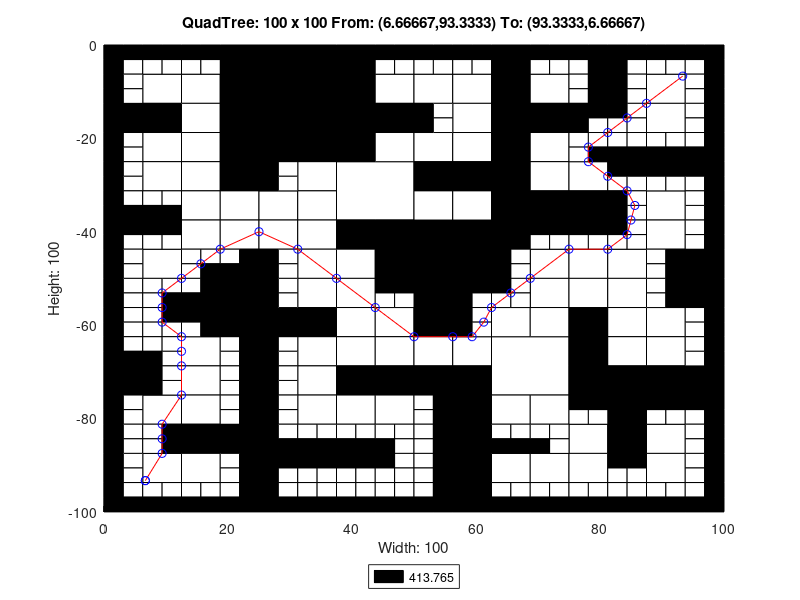

The MATLAB script that drew this image:
axis([0 100 -100 0]);
title('QuadTree: 100 x 100 From: (6.66667,93.3333) To: (93.3333,6.66667)');
xlabel('Width: 100');
ylabel('Height: 100');
rectangle('Position',[25 -12.5 12.5 12.5], 'FaceColor',[0 0 0]);
rectangle('Position',[25 -25 12.5 12.5], 'FaceColor',[0 0 0]);
rectangle('Position',[37.5 -37.5 12.5 12.5], 'FaceColor',[1 1 1]);
rectangle('Position',[50 -50 12.5 12.5], 'FaceColor',[0 0 0]);
rectangle('Position',[62.5 -75 12.5 12.5], 'FaceColor',[1 1 1]);
rectangle('Position',[6.25 -12.5 6.25 6.25], 'FaceColor',[1 1 1]);
rectangle('Position',[18.75 -6.25 6.25 6.25], 'FaceColor',[0 0 0]);
rectangle('Position',[12.5 -12.5 6.25 6.25], 'FaceColor',[1 1 1]);
rectangle('Position',[18.75 -12.5 6.25 6.25], 'FaceColor',[0 0 0]);
rectangle('Position',[0 -18.75 6.25 6.25], 'FaceColor',[0 0 0]);
rectangle('Position',[6.25 -18.75 6.25 6.25], 'FaceColor',[0 0 0]);
rectangle('Position',[6.25 -25 6.25 6.25], 'FaceColor',[1 1 1]);
rectangle('Position',[12.5 -18.75 6.25 6.25], 'FaceColor',[1 1 1]);
rectangle('Position',[18.75 -18.75 6.25 6.25], 'FaceColor',[0 0 0]);
rectangle('Position',[12.5 -25 6.25 6.25], 'FaceColor',[1 1 1]);
rectangle('Position',[18.75 -25 6.25 6.25], 'FaceColor',[0 0 0]);
rectangle('Position',[37.5 -6.25 6.25 6.25], 'FaceColor',[0 0 0]);
rectangle('Position',[37.5 -12.5 6.25 6.25], 'FaceColor',[0 0 0]);
rectangle('Position',[43.75 -12.5 6.25 6.25], 'FaceColor',[1 1 1]);
rectangle('Position',[37.5 -18.75 6.25 6.25], 'FaceColor',[0 0 0]);
rectangle('Position',[43.75 -18.75 6.25 6.25], 'FaceColor',[0 0 0]);
rectangle('Position',[37.5 -25 6.25 6.25], 'FaceColor',[0 0 0]);
rectangle('Position',[43.75 -25 6.25 6.25], 'FaceColor',[1 1 1]);
rectangle('Position',[6.25 -31.25 6.25 6.25], 'FaceColor',[1 1 1]);
rectangle('Position',[12.5 -31.25 6.25 6.25], 'FaceColor',[1 1 1]);
rectangle('Position',[18.75 -31.25 6.25 6.25], 'FaceColor',[0 0 0]);
rectangle('Position',[12.5 -37.5 6.25 6.25], 'FaceColor',[1 1 1]);
rectangle('Position',[18.75 -37.5 6.25 6.25], 'FaceColor',[1 1 1]);
rectangle('Position',[6.25 -50 6.25 6.25], 'FaceColor',[1 1 1]);
rectangle('Position',[12.5 -43.75 6.25 6.25], 'FaceColor',[1 1 1]);
rectangle('Position',[18.75 -43.75 6.25 6.25], 'FaceColor',[1 1 1]);
rectangle('Position',[31.25 -31.25 6.25 6.25], 'FaceColor',[1 1 1]);
rectangle('Position',[25 -37.5 6.25 6.25], 'FaceColor',[1 1 1]);
rectangle('Position',[31.25 -37.5 6.25 6.25], 'FaceColor',[1 1 1]);
rectangle('Position',[25 -43.75 6.25 6.25], 'FaceColor',[1 1 1]);
rectangle('Position',[31.25 -43.75 6.25 6.25], 'FaceColor',[1 1 1]);
rectangle('Position',[31.25 -50 6.25 6.25], 'FaceColor',[1 1 1]);
rectangle('Position',[37.5 -43.75 6.25 6.25], 'FaceColor',[0 0 0]);
rectangle('Position',[43.75 -43.75 6.25 6.25], 'FaceColor',[0 0 0]);
rectangle('Position',[37.5 -50 6.25 6.25], 'FaceColor',[1 1 1]);
rectangle('Position',[43.75 -50 6.25 6.25], 'FaceColor',[0 0 0]);
rectangle('Position',[50 -12.5 6.25 6.25], 'FaceColor',[1 1 1]);
rectangle('Position',[56.25 -12.5 6.25 6.25], 'FaceColor',[1 1 1]);
rectangle('Position',[62.5 -6.25 6.25 6.25], 'FaceColor',[0 0 0]);
rectangle('Position',[62.5 -12.5 6.25 6.25], 'FaceColor',[0 0 0]);
rectangle('Position',[68.75 -12.5 6.25 6.25], 'FaceColor',[1 1 1]);
rectangle('Position',[56.25 -18.75 6.25 6.25], 'FaceColor',[1 1 1]);
rectangle('Position',[50 -25 6.25 6.25], 'FaceColor',[1 1 1]);
rectangle('Position',[56.25 -25 6.25 6.25], 'FaceColor',[1 1 1]);
rectangle('Position',[62.5 -18.75 6.25 6.25], 'FaceColor',[0 0 0]);
rectangle('Position',[68.75 -18.75 6.25 6.25], 'FaceColor',[0 0 0]);
rectangle('Position',[62.5 -25 6.25 6.25], 'FaceColor',[0 0 0]);
rectangle('Position',[68.75 -25 6.25 6.25], 'FaceColor',[1 1 1]);
rectangle('Position',[87.5 -12.5 6.25 6.25], 'FaceColor',[1 1 1]);
rectangle('Position',[87.5 -18.75 6.25 6.25], 'FaceColor',[1 1 1]);
rectangle('Position',[50 -31.25 6.25 6.25], 'FaceColor',[0 0 0]);
rectangle('Position',[56.25 -31.25 6.25 6.25], 'FaceColor',[0 0 0]);
rectangle('Position',[50 -37.5 6.25 6.25], 'FaceColor',[1 1 1]);
rectangle('Position',[56.25 -37.5 6.25 6.25], 'FaceColor',[1 1 1]);
rectangle('Position',[62.5 -31.25 6.25 6.25], 'FaceColor',[0 0 0]);
rectangle('Position',[68.75 -31.25 6.25 6.25], 'FaceColor',[1 1 1]);
rectangle('Position',[62.5 -37.5 6.25 6.25], 'FaceColor',[0 0 0]);
rectangle('Position',[68.75 -37.5 6.25 6.25], 'FaceColor',[0 0 0]);
rectangle('Position',[62.5 -43.75 6.25 6.25], 'FaceColor',[0 0 0]);
rectangle('Position',[68.75 -50 6.25 6.25], 'FaceColor',[1 1 1]);
rectangle('Position',[75 -31.25 6.25 6.25], 'FaceColor',[1 1 1]);
rectangle('Position',[75 -37.5 6.25 6.25], 'FaceColor',[0 0 0]);
rectangle('Position',[87.5 -37.5 6.25 6.25], 'FaceColor',[1 1 1]);
rectangle('Position',[75 -50 6.25 6.25], 'FaceColor',[1 1 1]);
rectangle('Position',[81.25 -50 6.25 6.25], 'FaceColor',[1 1 1]);
rectangle('Position',[87.5 -43.75 6.25 6.25], 'FaceColor',[1 1 1]);
rectangle('Position',[93.75 -50 6.25 6.25], 'FaceColor',[0 0 0]);
rectangle('Position',[18.75 -56.25 6.25 6.25], 'FaceColor',[0 0 0]);
rectangle('Position',[18.75 -62.5 6.25 6.25], 'FaceColor',[0 0 0]);
rectangle('Position',[0 -75 6.25 6.25], 'FaceColor',[0 0 0]);
rectangle('Position',[12.5 -68.75 6.25 6.25], 'FaceColor',[1 1 1]);
rectangle('Position',[12.5 -75 6.25 6.25], 'FaceColor',[1 1 1]);
rectangle('Position',[31.25 -56.25 6.25 6.25], 'FaceColor',[1 1 1]);
rectangle('Position',[25 -62.5 6.25 6.25], 'FaceColor',[0 0 0]);
rectangle('Position',[31.25 -62.5 6.25 6.25], 'FaceColor',[0 0 0]);
rectangle('Position',[37.5 -56.25 6.25 6.25], 'FaceColor',[1 1 1]);
rectangle('Position',[37.5 -62.5 6.25 6.25], 'FaceColor',[1 1 1]);
rectangle('Position',[43.75 -62.5 6.25 6.25], 'FaceColor',[1 1 1]);
rectangle('Position',[31.25 -68.75 6.25 6.25], 'FaceColor',[1 1 1]);
rectangle('Position',[31.25 -75 6.25 6.25], 'FaceColor',[1 1 1]);
rectangle('Position',[37.5 -68.75 6.25 6.25], 'FaceColor',[1 1 1]);
rectangle('Position',[43.75 -68.75 6.25 6.25], 'FaceColor',[1 1 1]);
rectangle('Position',[37.5 -75 6.25 6.25], 'FaceColor',[0 0 0]);
rectangle('Position',[43.75 -75 6.25 6.25], 'FaceColor',[0 0 0]);
rectangle('Position',[6.25 -81.25 6.25 6.25], 'FaceColor',[1 1 1]);
rectangle('Position',[12.5 -81.25 6.25 6.25], 'FaceColor',[1 1 1]);
rectangle('Position',[12.5 -87.5 6.25 6.25], 'FaceColor',[0 0 0]);
rectangle('Position',[18.75 -87.5 6.25 6.25], 'FaceColor',[0 0 0]);
rectangle('Position',[6.25 -93.75 6.25 6.25], 'FaceColor',[1 1 1]);
rectangle('Position',[12.5 -93.75 6.25 6.25], 'FaceColor',[1 1 1]);
rectangle('Position',[31.25 -81.25 6.25 6.25], 'FaceColor',[1 1 1]);
rectangle('Position',[37.5 -81.25 6.25 6.25], 'FaceColor',[1 1 1]);
rectangle('Position',[43.75 -81.25 6.25 6.25], 'FaceColor',[1 1 1]);
rectangle('Position',[50 -56.25 6.25 6.25], 'FaceColor',[0 0 0]);
rectangle('Position',[50 -62.5 6.25 6.25], 'FaceColor',[0 0 0]);
rectangle('Position',[68.75 -56.25 6.25 6.25], 'FaceColor',[1 1 1]);
rectangle('Position',[62.5 -62.5 6.25 6.25], 'FaceColor',[1 1 1]);
rectangle('Position',[68.75 -62.5 6.25 6.25], 'FaceColor',[1 1 1]);
rectangle('Position',[50 -68.75 6.25 6.25], 'FaceColor',[1 1 1]);
rectangle('Position',[56.25 -68.75 6.25 6.25], 'FaceColor',[1 1 1]);
rectangle('Position',[50 -75 6.25 6.25], 'FaceColor',[0 0 0]);
rectangle('Position',[56.25 -75 6.25 6.25], 'FaceColor',[0 0 0]);
rectangle('Position',[75 -56.25 6.25 6.25], 'FaceColor',[1 1 1]);
rectangle('Position',[81.25 -56.25 6.25 6.25], 'FaceColor',[1 1 1]);
rectangle('Position',[75 -62.5 6.25 6.25], 'FaceColor',[0 0 0]);
rectangle('Position',[81.25 -62.5 6.25 6.25], 'FaceColor',[1 1 1]);
rectangle('Position',[93.75 -56.25 6.25 6.25], 'FaceColor',[0 0 0]);
rectangle('Position',[87.5 -62.5 6.25 6.25], 'FaceColor',[1 1 1]);
rectangle('Position',[75 -68.75 6.25 6.25], 'FaceColor',[0 0 0]);
rectangle('Position',[81.25 -68.75 6.25 6.25], 'FaceColor',[1 1 1]);
rectangle('Position',[75 -75 6.25 6.25], 'FaceColor',[0 0 0]);
rectangle('Position',[81.25 -75 6.25 6.25], 'FaceColor',[0 0 0]);
rectangle('Position',[87.5 -68.75 6.25 6.25], 'FaceColor',[1 1 1]);
rectangle('Position',[87.5 -75 6.25 6.25], 'FaceColor',[0 0 0]);
rectangle('Position',[93.75 -75 6.25 6.25], 'FaceColor',[0 0 0]);
rectangle('Position',[56.25 -81.25 6.25 6.25], 'FaceColor',[0 0 0]);
rectangle('Position',[56.25 -87.5 6.25 6.25], 'FaceColor',[0 0 0]);
rectangle('Position',[62.5 -81.25 6.25 6.25], 'FaceColor',[1 1 1]);
rectangle('Position',[68.75 -81.25 6.25 6.25], 'FaceColor',[1 1 1]);
rectangle('Position',[56.25 -93.75 6.25 6.25], 'FaceColor',[0 0 0]);
rectangle('Position',[56.25 -100 6.25 6.25], 'FaceColor',[0 0 0]);
rectangle('Position',[62.5 -93.75 6.25 6.25], 'FaceColor',[1 1 1]);
rectangle('Position',[68.75 -93.75 6.25 6.25], 'FaceColor',[1 1 1]);
rectangle('Position',[81.25 -81.25 6.25 6.25], 'FaceColor',[0 0 0]);
rectangle('Position',[75 -87.5 6.25 6.25], 'FaceColor',[1 1 1]);
rectangle('Position',[81.25 -87.5 6.25 6.25], 'FaceColor',[0 0 0]);
rectangle('Position',[87.5 -87.5 6.25 6.25], 'FaceColor',[1 1 1]);
rectangle('Position',[75 -93.75 6.25 6.25], 'FaceColor',[1 1 1]);
rectangle('Position',[87.5 -93.75 6.25 6.25], 'FaceColor',[1 1 1]);
rectangle('Position',[0 -3.125 3.125 3.125], 'FaceColor',[0 0 0]);
rectangle('Position',[3.125 -3.125 3.125 3.125], 'FaceColor',[0 0 0]);
rectangle('Position',[0 -6.25 3.125 3.125], 'FaceColor',[0 0 0]);
rectangle('Position',[3.125 -6.25 3.125 3.125], 'FaceColor',[1 1 1]);
rectangle('Position',[6.25 -3.125 3.125 3.125], 'FaceColor',[0 0 0]);
rectangle('Position',[9.375 -3.125 3.125 3.125], 'FaceColor',[0 0 0]);
rectangle('Position',[6.25 -6.25 3.125 3.125], 'FaceColor',[1 1 1]);
rectangle('Position',[9.375 -6.25 3.125 3.125], 'FaceColor',[1 1 1]);
rectangle('Position',[0 -9.375 3.125 3.125], 'FaceColor',[0 0 0]);
rectangle('Position',[3.125 -9.375 3.125 3.125], 'FaceColor',[1 1 1]);
rectangle('Position',[0 -12.5 3.125 3.125], 'FaceColor',[0 0 0]);
rectangle('Position',[3.125 -12.5 3.125 3.125], 'FaceColor',[1 1 1]);
rectangle('Position',[12.5 -3.125 3.125 3.125], 'FaceColor',[0 0 0]);
rectangle('Position',[15.625 -3.125 3.125 3.125], 'FaceColor',[0 0 0]);
rectangle('Position',[12.5 -6.25 3.125 3.125], 'FaceColor',[1 1 1]);
rectangle('Position',[15.625 -6.25 3.125 3.125], 'FaceColor',[1 1 1]);
rectangle('Position',[0 -21.875 3.125 3.125], 'FaceColor',[0 0 0]);
rectangle('Position',[3.125 -21.875 3.125 3.125], 'FaceColor',[1 1 1]);
rectangle('Position',[0 -25 3.125 3.125], 'FaceColor',[0 0 0]);
rectangle('Position',[3.125 -25 3.125 3.125], 'FaceColor',[1 1 1]);
rectangle('Position',[43.75 -3.125 3.125 3.125], 'FaceColor',[0 0 0]);
rectangle('Position',[46.875 -3.125 3.125 3.125], 'FaceColor',[0 0 0]);
rectangle('Position',[43.75 -6.25 3.125 3.125], 'FaceColor',[1 1 1]);
rectangle('Position',[46.875 -6.25 3.125 3.125], 'FaceColor',[1 1 1]);
rectangle('Position',[0 -28.125 3.125 3.125], 'FaceColor',[0 0 0]);
rectangle('Position',[3.125 -28.125 3.125 3.125], 'FaceColor',[1 1 1]);
rectangle('Position',[0 -31.25 3.125 3.125], 'FaceColor',[0 0 0]);
rectangle('Position',[3.125 -31.25 3.125 3.125], 'FaceColor',[1 1 1]);
rectangle('Position',[0 -34.375 3.125 3.125], 'FaceColor',[0 0 0]);
rectangle('Position',[3.125 -34.375 3.125 3.125], 'FaceColor',[1 1 1]);
rectangle('Position',[0 -37.5 3.125 3.125], 'FaceColor',[0 0 0]);
rectangle('Position',[3.125 -37.5 3.125 3.125], 'FaceColor',[0 0 0]);
rectangle('Position',[6.25 -34.375 3.125 3.125], 'FaceColor',[1 1 1]);
rectangle('Position',[9.375 -34.375 3.125 3.125], 'FaceColor',[1 1 1]);
rectangle('Position',[6.25 -37.5 3.125 3.125], 'FaceColor',[0 0 0]);
rectangle('Position',[9.375 -37.5 3.125 3.125], 'FaceColor',[0 0 0]);
rectangle('Position',[0 -40.625 3.125 3.125], 'FaceColor',[0 0 0]);
rectangle('Position',[3.125 -40.625 3.125 3.125], 'FaceColor',[0 0 0]);
rectangle('Position',[0 -43.75 3.125 3.125], 'FaceColor',[0 0 0]);
rectangle('Position',[3.125 -43.75 3.125 3.125], 'FaceColor',[1 1 1]);
rectangle('Position',[6.25 -40.625 3.125 3.125], 'FaceColor',[0 0 0]);
rectangle('Position',[9.375 -40.625 3.125 3.125], 'FaceColor',[0 0 0]);
rectangle('Position',[6.25 -43.75 3.125 3.125], 'FaceColor',[1 1 1]);
rectangle('Position',[9.375 -43.75 3.125 3.125], 'FaceColor',[1 1 1]);
rectangle('Position',[0 -46.875 3.125 3.125], 'FaceColor',[0 0 0]);
rectangle('Position',[3.125 -46.875 3.125 3.125], 'FaceColor',[1 1 1]);
rectangle('Position',[0 -50 3.125 3.125], 'FaceColor',[0 0 0]);
rectangle('Position',[3.125 -50 3.125 3.125], 'FaceColor',[1 1 1]);
rectangle('Position',[12.5 -46.875 3.125 3.125], 'FaceColor',[1 1 1]);
rectangle('Position',[15.625 -46.875 3.125 3.125], 'FaceColor',[1 1 1]);
rectangle('Position',[12.5 -50 3.125 3.125], 'FaceColor',[1 1 1]);
rectangle('Position',[15.625 -50 3.125 3.125], 'FaceColor',[0 0 0]);
rectangle('Position',[18.75 -46.875 3.125 3.125], 'FaceColor',[1 1 1]);
rectangle('Position',[21.875 -46.875 3.125 3.125], 'FaceColor',[0 0 0]);
rectangle('Position',[18.75 -50 3.125 3.125], 'FaceColor',[0 0 0]);
rectangle('Position',[21.875 -50 3.125 3.125], 'FaceColor',[0 0 0]);
rectangle('Position',[25 -28.125 3.125 3.125], 'FaceColor',[0 0 0]);
rectangle('Position',[28.125 -28.125 3.125 3.125], 'FaceColor',[1 1 1]);
rectangle('Position',[25 -31.25 3.125 3.125], 'FaceColor',[0 0 0]);
rectangle('Position',[28.125 -31.25 3.125 3.125], 'FaceColor',[1 1 1]);
rectangle('Position',[25 -46.875 3.125 3.125], 'FaceColor',[0 0 0]);
rectangle('Position',[28.125 -46.875 3.125 3.125], 'FaceColor',[1 1 1]);
rectangle('Position',[25 -50 3.125 3.125], 'FaceColor',[0 0 0]);
rectangle('Position',[28.125 -50 3.125 3.125], 'FaceColor',[1 1 1]);
rectangle('Position',[50 -3.125 3.125 3.125], 'FaceColor',[0 0 0]);
rectangle('Position',[53.125 -3.125 3.125 3.125], 'FaceColor',[0 0 0]);
rectangle('Position',[50 -6.25 3.125 3.125], 'FaceColor',[1 1 1]);
rectangle('Position',[53.125 -6.25 3.125 3.125], 'FaceColor',[1 1 1]);
rectangle('Position',[56.25 -3.125 3.125 3.125], 'FaceColor',[0 0 0]);
rectangle('Position',[59.375 -3.125 3.125 3.125], 'FaceColor',[0 0 0]);
rectangle('Position',[56.25 -6.25 3.125 3.125], 'FaceColor',[1 1 1]);
rectangle('Position',[59.375 -6.25 3.125 3.125], 'FaceColor',[1 1 1]);
rectangle('Position',[68.75 -3.125 3.125 3.125], 'FaceColor',[0 0 0]);
rectangle('Position',[71.875 -3.125 3.125 3.125], 'FaceColor',[0 0 0]);
rectangle('Position',[68.75 -6.25 3.125 3.125], 'FaceColor',[1 1 1]);
rectangle('Position',[71.875 -6.25 3.125 3.125], 'FaceColor',[1 1 1]);
rectangle('Position',[50 -15.625 3.125 3.125], 'FaceColor',[0 0 0]);
rectangle('Position',[53.125 -15.625 3.125 3.125], 'FaceColor',[1 1 1]);
rectangle('Position',[50 -18.75 3.125 3.125], 'FaceColor',[0 0 0]);
rectangle('Position',[53.125 -18.75 3.125 3.125], 'FaceColor',[1 1 1]);
rectangle('Position',[75 -3.125 3.125 3.125], 'FaceColor',[0 0 0]);
rectangle('Position',[78.125 -3.125 3.125 3.125], 'FaceColor',[0 0 0]);
rectangle('Position',[75 -6.25 3.125 3.125], 'FaceColor',[1 1 1]);
rectangle('Position',[78.125 -6.25 3.125 3.125], 'FaceColor',[0 0 0]);
rectangle('Position',[81.25 -3.125 3.125 3.125], 'FaceColor',[0 0 0]);
rectangle('Position',[84.375 -3.125 3.125 3.125], 'FaceColor',[0 0 0]);
rectangle('Position',[81.25 -6.25 3.125 3.125], 'FaceColor',[0 0 0]);
rectangle('Position',[84.375 -6.25 3.125 3.125], 'FaceColor',[1 1 1]);
rectangle('Position',[75 -9.375 3.125 3.125], 'FaceColor',[1 1 1]);
rectangle('Position',[78.125 -9.375 3.125 3.125], 'FaceColor',[0 0 0]);
rectangle('Position',[75 -12.5 3.125 3.125], 'FaceColor',[1 1 1]);
rectangle('Position',[78.125 -12.5 3.125 3.125], 'FaceColor',[0 0 0]);
rectangle('Position',[81.25 -9.375 3.125 3.125], 'FaceColor',[0 0 0]);
rectangle('Position',[84.375 -9.375 3.125 3.125], 'FaceColor',[1 1 1]);
rectangle('Position',[81.25 -12.5 3.125 3.125], 'FaceColor',[0 0 0]);
rectangle('Position',[84.375 -12.5 3.125 3.125], 'FaceColor',[1 1 1]);
rectangle('Position',[87.5 -3.125 3.125 3.125], 'FaceColor',[0 0 0]);
rectangle('Position',[90.625 -3.125 3.125 3.125], 'FaceColor',[0 0 0]);
rectangle('Position',[87.5 -6.25 3.125 3.125], 'FaceColor',[1 1 1]);
rectangle('Position',[90.625 -6.25 3.125 3.125], 'FaceColor',[1 1 1]);
rectangle('Position',[93.75 -3.125 3.125 3.125], 'FaceColor',[0 0 0]);
rectangle('Position',[96.875 -3.125 3.125 3.125], 'FaceColor',[0 0 0]);
rectangle('Position',[93.75 -6.25 3.125 3.125], 'FaceColor',[1 1 1]);
rectangle('Position',[96.875 -6.25 3.125 3.125], 'FaceColor',[0 0 0]);
rectangle('Position',[93.75 -9.375 3.125 3.125], 'FaceColor',[1 1 1]);
rectangle('Position',[96.875 -9.375 3.125 3.125], 'FaceColor',[0 0 0]);
rectangle('Position',[93.75 -12.5 3.125 3.125], 'FaceColor',[1 1 1]);
rectangle('Position',[96.875 -12.5 3.125 3.125], 'FaceColor',[0 0 0]);
rectangle('Position',[75 -15.625 3.125 3.125], 'FaceColor',[0 0 0]);
rectangle('Position',[78.125 -15.625 3.125 3.125], 'FaceColor',[0 0 0]);
rectangle('Position',[75 -18.75 3.125 3.125], 'FaceColor',[0 0 0]);
rectangle('Position',[78.125 -18.75 3.125 3.125], 'FaceColor',[1 1 1]);
rectangle('Position',[81.25 -15.625 3.125 3.125], 'FaceColor',[0 0 0]);
rectangle('Position',[84.375 -15.625 3.125 3.125], 'FaceColor',[1 1 1]);
rectangle('Position',[81.25 -18.75 3.125 3.125], 'FaceColor',[1 1 1]);
rectangle('Position',[84.375 -18.75 3.125 3.125], 'FaceColor',[1 1 1]);
rectangle('Position',[75 -21.875 3.125 3.125], 'FaceColor',[1 1 1]);
rectangle('Position',[78.125 -21.875 3.125 3.125], 'FaceColor',[1 1 1]);
rectangle('Position',[75 -25 3.125 3.125], 'FaceColor',[1 1 1]);
rectangle('Position',[78.125 -25 3.125 3.125], 'FaceColor',[0 0 0]);
rectangle('Position',[81.25 -21.875 3.125 3.125], 'FaceColor',[1 1 1]);
rectangle('Position',[84.375 -21.875 3.125 3.125], 'FaceColor',[1 1 1]);
rectangle('Position',[81.25 -25 3.125 3.125], 'FaceColor',[0 0 0]);
rectangle('Position',[84.375 -25 3.125 3.125], 'FaceColor',[0 0 0]);
rectangle('Position',[93.75 -15.625 3.125 3.125], 'FaceColor',[1 1 1]);
rectangle('Position',[96.875 -15.625 3.125 3.125], 'FaceColor',[0 0 0]);
rectangle('Position',[93.75 -18.75 3.125 3.125], 'FaceColor',[1 1 1]);
rectangle('Position',[96.875 -18.75 3.125 3.125], 'FaceColor',[0 0 0]);
rectangle('Position',[87.5 -21.875 3.125 3.125], 'FaceColor',[1 1 1]);
rectangle('Position',[90.625 -21.875 3.125 3.125], 'FaceColor',[1 1 1]);
rectangle('Position',[87.5 -25 3.125 3.125], 'FaceColor',[0 0 0]);
rectangle('Position',[90.625 -25 3.125 3.125], 'FaceColor',[0 0 0]);
rectangle('Position',[93.75 -21.875 3.125 3.125], 'FaceColor',[1 1 1]);
rectangle('Position',[96.875 -21.875 3.125 3.125], 'FaceColor',[0 0 0]);
rectangle('Position',[93.75 -25 3.125 3.125], 'FaceColor',[0 0 0]);
rectangle('Position',[96.875 -25 3.125 3.125], 'FaceColor',[0 0 0]);
rectangle('Position',[68.75 -40.625 3.125 3.125], 'FaceColor',[0 0 0]);
rectangle('Position',[71.875 -40.625 3.125 3.125], 'FaceColor',[0 0 0]);
rectangle('Position',[68.75 -43.75 3.125 3.125], 'FaceColor',[1 1 1]);
rectangle('Position',[71.875 -43.75 3.125 3.125], 'FaceColor',[1 1 1]);
rectangle('Position',[62.5 -46.875 3.125 3.125], 'FaceColor',[0 0 0]);
rectangle('Position',[65.625 -46.875 3.125 3.125], 'FaceColor',[1 1 1]);
rectangle('Position',[62.5 -50 3.125 3.125], 'FaceColor',[0 0 0]);
rectangle('Position',[65.625 -50 3.125 3.125], 'FaceColor',[1 1 1]);
rectangle('Position',[81.25 -28.125 3.125 3.125], 'FaceColor',[0 0 0]);
rectangle('Position',[84.375 -28.125 3.125 3.125], 'FaceColor',[0 0 0]);
rectangle('Position',[81.25 -31.25 3.125 3.125], 'FaceColor',[1 1 1]);
rectangle('Position',[84.375 -31.25 3.125 3.125], 'FaceColor',[1 1 1]);
rectangle('Position',[81.25 -34.375 3.125 3.125], 'FaceColor',[0 0 0]);
rectangle('Position',[84.375 -34.375 3.125 3.125], 'FaceColor',[1 1 1]);
rectangle('Position',[81.25 -37.5 3.125 3.125], 'FaceColor',[0 0 0]);
rectangle('Position',[84.375 -37.5 3.125 3.125], 'FaceColor',[1 1 1]);
rectangle('Position',[87.5 -28.125 3.125 3.125], 'FaceColor',[0 0 0]);
rectangle('Position',[90.625 -28.125 3.125 3.125], 'FaceColor',[0 0 0]);
rectangle('Position',[87.5 -31.25 3.125 3.125], 'FaceColor',[1 1 1]);
rectangle('Position',[90.625 -31.25 3.125 3.125], 'FaceColor',[1 1 1]);
rectangle('Position',[93.75 -28.125 3.125 3.125], 'FaceColor',[0 0 0]);
rectangle('Position',[96.875 -28.125 3.125 3.125], 'FaceColor',[0 0 0]);
rectangle('Position',[93.75 -31.25 3.125 3.125], 'FaceColor',[1 1 1]);
rectangle('Position',[96.875 -31.25 3.125 3.125], 'FaceColor',[0 0 0]);
rectangle('Position',[93.75 -34.375 3.125 3.125], 'FaceColor',[1 1 1]);
rectangle('Position',[96.875 -34.375 3.125 3.125], 'FaceColor',[0 0 0]);
rectangle('Position',[93.75 -37.5 3.125 3.125], 'FaceColor',[1 1 1]);
rectangle('Position',[96.875 -37.5 3.125 3.125], 'FaceColor',[0 0 0]);
rectangle('Position',[75 -40.625 3.125 3.125], 'FaceColor',[0 0 0]);
rectangle('Position',[78.125 -40.625 3.125 3.125], 'FaceColor',[0 0 0]);
rectangle('Position',[75 -43.75 3.125 3.125], 'FaceColor',[1 1 1]);
rectangle('Position',[78.125 -43.75 3.125 3.125], 'FaceColor',[1 1 1]);
rectangle('Position',[81.25 -40.625 3.125 3.125], 'FaceColor',[0 0 0]);
rectangle('Position',[84.375 -40.625 3.125 3.125], 'FaceColor',[1 1 1]);
rectangle('Position',[81.25 -43.75 3.125 3.125], 'FaceColor',[1 1 1]);
rectangle('Position',[84.375 -43.75 3.125 3.125], 'FaceColor',[1 1 1]);
rectangle('Position',[93.75 -40.625 3.125 3.125], 'FaceColor',[1 1 1]);
rectangle('Position',[96.875 -40.625 3.125 3.125], 'FaceColor',[0 0 0]);
rectangle('Position',[93.75 -43.75 3.125 3.125], 'FaceColor',[1 1 1]);
rectangle('Position',[96.875 -43.75 3.125 3.125], 'FaceColor',[0 0 0]);
rectangle('Position',[87.5 -46.875 3.125 3.125], 'FaceColor',[1 1 1]);
rectangle('Position',[90.625 -46.875 3.125 3.125], 'FaceColor',[0 0 0]);
rectangle('Position',[87.5 -50 3.125 3.125], 'FaceColor',[1 1 1]);
rectangle('Position',[90.625 -50 3.125 3.125], 'FaceColor',[0 0 0]);
rectangle('Position',[0 -53.125 3.125 3.125], 'FaceColor',[0 0 0]);
rectangle('Position',[3.125 -53.125 3.125 3.125], 'FaceColor',[1 1 1]);
rectangle('Position',[0 -56.25 3.125 3.125], 'FaceColor',[0 0 0]);
rectangle('Position',[3.125 -56.25 3.125 3.125], 'FaceColor',[1 1 1]);
rectangle('Position',[6.25 -53.125 3.125 3.125], 'FaceColor',[1 1 1]);
rectangle('Position',[9.375 -53.125 3.125 3.125], 'FaceColor',[1 1 1]);
rectangle('Position',[6.25 -56.25 3.125 3.125], 'FaceColor',[1 1 1]);
rectangle('Position',[9.375 -56.25 3.125 3.125], 'FaceColor',[0 0 0]);
rectangle('Position',[0 -59.375 3.125 3.125], 'FaceColor',[0 0 0]);
rectangle('Position',[3.125 -59.375 3.125 3.125], 'FaceColor',[1 1 1]);
rectangle('Position',[0 -62.5 3.125 3.125], 'FaceColor',[0 0 0]);
rectangle('Position',[3.125 -62.5 3.125 3.125], 'FaceColor',[1 1 1]);
rectangle('Position',[6.25 -59.375 3.125 3.125], 'FaceColor',[1 1 1]);
rectangle('Position',[9.375 -59.375 3.125 3.125], 'FaceColor',[0 0 0]);
rectangle('Position',[6.25 -62.5 3.125 3.125], 'FaceColor',[1 1 1]);
rectangle('Position',[9.375 -62.5 3.125 3.125], 'FaceColor',[1 1 1]);
rectangle('Position',[12.5 -53.125 3.125 3.125], 'FaceColor',[1 1 1]);
rectangle('Position',[15.625 -53.125 3.125 3.125], 'FaceColor',[0 0 0]);
rectangle('Position',[12.5 -56.25 3.125 3.125], 'FaceColor',[0 0 0]);
rectangle('Position',[15.625 -56.25 3.125 3.125], 'FaceColor',[0 0 0]);
rectangle('Position',[12.5 -59.375 3.125 3.125], 'FaceColor',[0 0 0]);
rectangle('Position',[15.625 -59.375 3.125 3.125], 'FaceColor',[0 0 0]);
rectangle('Position',[12.5 -62.5 3.125 3.125], 'FaceColor',[1 1 1]);
rectangle('Position',[15.625 -62.5 3.125 3.125], 'FaceColor',[0 0 0]);
rectangle('Position',[0 -65.625 3.125 3.125], 'FaceColor',[0 0 0]);
rectangle('Position',[3.125 -65.625 3.125 3.125], 'FaceColor',[1 1 1]);
rectangle('Position',[0 -68.75 3.125 3.125], 'FaceColor',[0 0 0]);
rectangle('Position',[3.125 -68.75 3.125 3.125], 'FaceColor',[0 0 0]);
rectangle('Position',[6.25 -65.625 3.125 3.125], 'FaceColor',[1 1 1]);
rectangle('Position',[9.375 -65.625 3.125 3.125], 'FaceColor',[1 1 1]);
rectangle('Position',[6.25 -68.75 3.125 3.125], 'FaceColor',[0 0 0]);
rectangle('Position',[9.375 -68.75 3.125 3.125], 'FaceColor',[1 1 1]);
rectangle('Position',[6.25 -71.875 3.125 3.125], 'FaceColor',[0 0 0]);
rectangle('Position',[9.375 -71.875 3.125 3.125], 'FaceColor',[1 1 1]);
rectangle('Position',[6.25 -75 3.125 3.125], 'FaceColor',[0 0 0]);
rectangle('Position',[9.375 -75 3.125 3.125], 'FaceColor',[1 1 1]);
rectangle('Position',[18.75 -65.625 3.125 3.125], 'FaceColor',[1 1 1]);
rectangle('Position',[21.875 -65.625 3.125 3.125], 'FaceColor',[0 0 0]);
rectangle('Position',[18.75 -68.75 3.125 3.125], 'FaceColor',[1 1 1]);
rectangle('Position',[21.875 -68.75 3.125 3.125], 'FaceColor',[0 0 0]);
rectangle('Position',[18.75 -71.875 3.125 3.125], 'FaceColor',[1 1 1]);
rectangle('Position',[21.875 -71.875 3.125 3.125], 'FaceColor',[0 0 0]);
rectangle('Position',[18.75 -75 3.125 3.125], 'FaceColor',[1 1 1]);
rectangle('Position',[21.875 -75 3.125 3.125], 'FaceColor',[0 0 0]);
rectangle('Position',[25 -53.125 3.125 3.125], 'FaceColor',[0 0 0]);
rectangle('Position',[28.125 -53.125 3.125 3.125], 'FaceColor',[1 1 1]);
rectangle('Position',[25 -56.25 3.125 3.125], 'FaceColor',[0 0 0]);
rectangle('Position',[28.125 -56.25 3.125 3.125], 'FaceColor',[1 1 1]);
rectangle('Position',[43.75 -53.125 3.125 3.125], 'FaceColor',[0 0 0]);
rectangle('Position',[46.875 -53.125 3.125 3.125], 'FaceColor',[0 0 0]);
rectangle('Position',[43.75 -56.25 3.125 3.125], 'FaceColor',[1 1 1]);
rectangle('Position',[46.875 -56.25 3.125 3.125], 'FaceColor',[1 1 1]);
rectangle('Position',[25 -65.625 3.125 3.125], 'FaceColor',[0 0 0]);
rectangle('Position',[28.125 -65.625 3.125 3.125], 'FaceColor',[1 1 1]);
rectangle('Position',[25 -68.75 3.125 3.125], 'FaceColor',[0 0 0]);
rectangle('Position',[28.125 -68.75 3.125 3.125], 'FaceColor',[1 1 1]);
rectangle('Position',[25 -71.875 3.125 3.125], 'FaceColor',[0 0 0]);
rectangle('Position',[28.125 -71.875 3.125 3.125], 'FaceColor',[1 1 1]);
rectangle('Position',[25 -75 3.125 3.125], 'FaceColor',[0 0 0]);
rectangle('Position',[28.125 -75 3.125 3.125], 'FaceColor',[1 1 1]);
rectangle('Position',[0 -78.125 3.125 3.125], 'FaceColor',[0 0 0]);
rectangle('Position',[3.125 -78.125 3.125 3.125], 'FaceColor',[1 1 1]);
rectangle('Position',[0 -81.25 3.125 3.125], 'FaceColor',[0 0 0]);
rectangle('Position',[3.125 -81.25 3.125 3.125], 'FaceColor',[1 1 1]);
rectangle('Position',[0 -84.375 3.125 3.125], 'FaceColor',[0 0 0]);
rectangle('Position',[3.125 -84.375 3.125 3.125], 'FaceColor',[1 1 1]);
rectangle('Position',[0 -87.5 3.125 3.125], 'FaceColor',[0 0 0]);
rectangle('Position',[3.125 -87.5 3.125 3.125], 'FaceColor',[1 1 1]);
rectangle('Position',[6.25 -84.375 3.125 3.125], 'FaceColor',[1 1 1]);
rectangle('Position',[9.375 -84.375 3.125 3.125], 'FaceColor',[0 0 0]);
rectangle('Position',[6.25 -87.5 3.125 3.125], 'FaceColor',[1 1 1]);
rectangle('Position',[9.375 -87.5 3.125 3.125], 'FaceColor',[0 0 0]);
rectangle('Position',[18.75 -78.125 3.125 3.125], 'FaceColor',[1 1 1]);
rectangle('Position',[21.875 -78.125 3.125 3.125], 'FaceColor',[0 0 0]);
rectangle('Position',[18.75 -81.25 3.125 3.125], 'FaceColor',[1 1 1]);
rectangle('Position',[21.875 -81.25 3.125 3.125], 'FaceColor',[0 0 0]);
rectangle('Position',[0 -90.625 3.125 3.125], 'FaceColor',[0 0 0]);
rectangle('Position',[3.125 -90.625 3.125 3.125], 'FaceColor',[1 1 1]);
rectangle('Position',[0 -93.75 3.125 3.125], 'FaceColor',[0 0 0]);
rectangle('Position',[3.125 -93.75 3.125 3.125], 'FaceColor',[1 1 1]);
rectangle('Position',[0 -96.875 3.125 3.125], 'FaceColor',[0 0 0]);
rectangle('Position',[3.125 -96.875 3.125 3.125], 'FaceColor',[1 1 1]);
rectangle('Position',[0 -100 3.125 3.125], 'FaceColor',[0 0 0]);
rectangle('Position',[3.125 -100 3.125 3.125], 'FaceColor',[0 0 0]);
rectangle('Position',[6.25 -96.875 3.125 3.125], 'FaceColor',[1 1 1]);
rectangle('Position',[9.375 -96.875 3.125 3.125], 'FaceColor',[1 1 1]);
rectangle('Position',[6.25 -100 3.125 3.125], 'FaceColor',[0 0 0]);
rectangle('Position',[9.375 -100 3.125 3.125], 'FaceColor',[0 0 0]);
rectangle('Position',[18.75 -90.625 3.125 3.125], 'FaceColor',[1 1 1]);
rectangle('Position',[21.875 -90.625 3.125 3.125], 'FaceColor',[0 0 0]);
rectangle('Position',[18.75 -93.75 3.125 3.125], 'FaceColor',[1 1 1]);
rectangle('Position',[21.875 -93.75 3.125 3.125], 'FaceColor',[0 0 0]);
rectangle('Position',[12.5 -96.875 3.125 3.125], 'FaceColor',[1 1 1]);
rectangle('Position',[15.625 -96.875 3.125 3.125], 'FaceColor',[1 1 1]);
rectangle('Position',[12.5 -100 3.125 3.125], 'FaceColor',[0 0 0]);
rectangle('Position',[15.625 -100 3.125 3.125], 'FaceColor',[0 0 0]);
rectangle('Position',[18.75 -96.875 3.125 3.125], 'FaceColor',[1 1 1]);
rectangle('Position',[21.875 -96.875 3.125 3.125], 'FaceColor',[0 0 0]);
rectangle('Position',[18.75 -100 3.125 3.125], 'FaceColor',[0 0 0]);
rectangle('Position',[21.875 -100 3.125 3.125], 'FaceColor',[0 0 0]);
rectangle('Position',[25 -78.125 3.125 3.125], 'FaceColor',[0 0 0]);
rectangle('Position',[28.125 -78.125 3.125 3.125], 'FaceColor',[1 1 1]);
rectangle('Position',[25 -81.25 3.125 3.125], 'FaceColor',[0 0 0]);
rectangle('Position',[28.125 -81.25 3.125 3.125], 'FaceColor',[1 1 1]);
rectangle('Position',[25 -84.375 3.125 3.125], 'FaceColor',[0 0 0]);
rectangle('Position',[28.125 -84.375 3.125 3.125], 'FaceColor',[1 1 1]);
rectangle('Position',[25 -87.5 3.125 3.125], 'FaceColor',[0 0 0]);
rectangle('Position',[28.125 -87.5 3.125 3.125], 'FaceColor',[0 0 0]);
rectangle('Position',[31.25 -84.375 3.125 3.125], 'FaceColor',[1 1 1]);
rectangle('Position',[34.375 -84.375 3.125 3.125], 'FaceColor',[1 1 1]);
rectangle('Position',[31.25 -87.5 3.125 3.125], 'FaceColor',[0 0 0]);
rectangle('Position',[34.375 -87.5 3.125 3.125], 'FaceColor',[0 0 0]);
rectangle('Position',[37.5 -84.375 3.125 3.125], 'FaceColor',[1 1 1]);
rectangle('Position',[40.625 -84.375 3.125 3.125], 'FaceColor',[1 1 1]);
rectangle('Position',[37.5 -87.5 3.125 3.125], 'FaceColor',[0 0 0]);
rectangle('Position',[40.625 -87.5 3.125 3.125], 'FaceColor',[0 0 0]);
rectangle('Position',[43.75 -84.375 3.125 3.125], 'FaceColor',[1 1 1]);
rectangle('Position',[46.875 -84.375 3.125 3.125], 'FaceColor',[1 1 1]);
rectangle('Position',[43.75 -87.5 3.125 3.125], 'FaceColor',[0 0 0]);
rectangle('Position',[46.875 -87.5 3.125 3.125], 'FaceColor',[1 1 1]);
rectangle('Position',[25 -90.625 3.125 3.125], 'FaceColor',[0 0 0]);
rectangle('Position',[28.125 -90.625 3.125 3.125], 'FaceColor',[0 0 0]);
rectangle('Position',[25 -93.75 3.125 3.125], 'FaceColor',[0 0 0]);
rectangle('Position',[28.125 -93.75 3.125 3.125], 'FaceColor',[1 1 1]);
rectangle('Position',[31.25 -90.625 3.125 3.125], 'FaceColor',[0 0 0]);
rectangle('Position',[34.375 -90.625 3.125 3.125], 'FaceColor',[0 0 0]);
rectangle('Position',[31.25 -93.75 3.125 3.125], 'FaceColor',[1 1 1]);
rectangle('Position',[34.375 -93.75 3.125 3.125], 'FaceColor',[1 1 1]);
rectangle('Position',[25 -96.875 3.125 3.125], 'FaceColor',[0 0 0]);
rectangle('Position',[28.125 -96.875 3.125 3.125], 'FaceColor',[1 1 1]);
rectangle('Position',[25 -100 3.125 3.125], 'FaceColor',[0 0 0]);
rectangle('Position',[28.125 -100 3.125 3.125], 'FaceColor',[0 0 0]);
rectangle('Position',[31.25 -96.875 3.125 3.125], 'FaceColor',[1 1 1]);
rectangle('Position',[34.375 -96.875 3.125 3.125], 'FaceColor',[1 1 1]);
rectangle('Position',[31.25 -100 3.125 3.125], 'FaceColor',[0 0 0]);
rectangle('Position',[34.375 -100 3.125 3.125], 'FaceColor',[0 0 0]);
rectangle('Position',[37.5 -90.625 3.125 3.125], 'FaceColor',[0 0 0]);
rectangle('Position',[40.625 -90.625 3.125 3.125], 'FaceColor',[0 0 0]);
rectangle('Position',[37.5 -93.75 3.125 3.125], 'FaceColor',[1 1 1]);
rectangle('Position',[40.625 -93.75 3.125 3.125], 'FaceColor',[1 1 1]);
rectangle('Position',[43.75 -90.625 3.125 3.125], 'FaceColor',[0 0 0]);
rectangle('Position',[46.875 -90.625 3.125 3.125], 'FaceColor',[1 1 1]);
rectangle('Position',[43.75 -93.75 3.125 3.125], 'FaceColor',[1 1 1]);
rectangle('Position',[46.875 -93.75 3.125 3.125], 'FaceColor',[1 1 1]);
rectangle('Position',[37.5 -96.875 3.125 3.125], 'FaceColor',[1 1 1]);
rectangle('Position',[40.625 -96.875 3.125 3.125], 'FaceColor',[1 1 1]);
rectangle('Position',[37.5 -100 3.125 3.125], 'FaceColor',[0 0 0]);
rectangle('Position',[40.625 -100 3.125 3.125], 'FaceColor',[0 0 0]);
rectangle('Position',[43.75 -96.875 3.125 3.125], 'FaceColor',[1 1 1]);
rectangle('Position',[46.875 -96.875 3.125 3.125], 'FaceColor',[1 1 1]);
rectangle('Position',[43.75 -100 3.125 3.125], 'FaceColor',[0 0 0]);
rectangle('Position',[46.875 -100 3.125 3.125], 'FaceColor',[0 0 0]);
rectangle('Position',[56.25 -53.125 3.125 3.125], 'FaceColor',[0 0 0]);
rectangle('Position',[59.375 -53.125 3.125 3.125], 'FaceColor',[0 0 0]);
rectangle('Position',[56.25 -56.25 3.125 3.125], 'FaceColor',[0 0 0]);
rectangle('Position',[59.375 -56.25 3.125 3.125], 'FaceColor',[1 1 1]);
rectangle('Position',[56.25 -59.375 3.125 3.125], 'FaceColor',[0 0 0]);
rectangle('Position',[59.375 -59.375 3.125 3.125], 'FaceColor',[1 1 1]);
rectangle('Position',[56.25 -62.5 3.125 3.125], 'FaceColor',[0 0 0]);
rectangle('Position',[59.375 -62.5 3.125 3.125], 'FaceColor',[1 1 1]);
rectangle('Position',[62.5 -53.125 3.125 3.125], 'FaceColor',[0 0 0]);
rectangle('Position',[65.625 -53.125 3.125 3.125], 'FaceColor',[1 1 1]);
rectangle('Position',[62.5 -56.25 3.125 3.125], 'FaceColor',[1 1 1]);
rectangle('Position',[65.625 -56.25 3.125 3.125], 'FaceColor',[1 1 1]);
rectangle('Position',[87.5 -53.125 3.125 3.125], 'FaceColor',[1 1 1]);
rectangle('Position',[90.625 -53.125 3.125 3.125], 'FaceColor',[0 0 0]);
rectangle('Position',[87.5 -56.25 3.125 3.125], 'FaceColor',[1 1 1]);
rectangle('Position',[90.625 -56.25 3.125 3.125], 'FaceColor',[0 0 0]);
rectangle('Position',[93.75 -59.375 3.125 3.125], 'FaceColor',[1 1 1]);
rectangle('Position',[96.875 -59.375 3.125 3.125], 'FaceColor',[0 0 0]);
rectangle('Position',[93.75 -62.5 3.125 3.125], 'FaceColor',[1 1 1]);
rectangle('Position',[96.875 -62.5 3.125 3.125], 'FaceColor',[0 0 0]);
rectangle('Position',[93.75 -65.625 3.125 3.125], 'FaceColor',[1 1 1]);
rectangle('Position',[96.875 -65.625 3.125 3.125], 'FaceColor',[0 0 0]);
rectangle('Position',[93.75 -68.75 3.125 3.125], 'FaceColor',[1 1 1]);
rectangle('Position',[96.875 -68.75 3.125 3.125], 'FaceColor',[0 0 0]);
rectangle('Position',[50 -78.125 3.125 3.125], 'FaceColor',[1 1 1]);
rectangle('Position',[53.125 -78.125 3.125 3.125], 'FaceColor',[0 0 0]);
rectangle('Position',[50 -81.25 3.125 3.125], 'FaceColor',[1 1 1]);
rectangle('Position',[53.125 -81.25 3.125 3.125], 'FaceColor',[0 0 0]);
rectangle('Position',[50 -84.375 3.125 3.125], 'FaceColor',[1 1 1]);
rectangle('Position',[53.125 -84.375 3.125 3.125], 'FaceColor',[0 0 0]);
rectangle('Position',[50 -87.5 3.125 3.125], 'FaceColor',[1 1 1]);
rectangle('Position',[53.125 -87.5 3.125 3.125], 'FaceColor',[0 0 0]);
rectangle('Position',[62.5 -84.375 3.125 3.125], 'FaceColor',[1 1 1]);
rectangle('Position',[65.625 -84.375 3.125 3.125], 'FaceColor',[1 1 1]);
rectangle('Position',[62.5 -87.5 3.125 3.125], 'FaceColor',[0 0 0]);
rectangle('Position',[65.625 -87.5 3.125 3.125], 'FaceColor',[0 0 0]);
rectangle('Position',[68.75 -84.375 3.125 3.125], 'FaceColor',[1 1 1]);
rectangle('Position',[71.875 -84.375 3.125 3.125], 'FaceColor',[1 1 1]);
rectangle('Position',[68.75 -87.5 3.125 3.125], 'FaceColor',[0 0 0]);
rectangle('Position',[71.875 -87.5 3.125 3.125], 'FaceColor',[1 1 1]);
rectangle('Position',[50 -90.625 3.125 3.125], 'FaceColor',[1 1 1]);
rectangle('Position',[53.125 -90.625 3.125 3.125], 'FaceColor',[0 0 0]);
rectangle('Position',[50 -93.75 3.125 3.125], 'FaceColor',[1 1 1]);
rectangle('Position',[53.125 -93.75 3.125 3.125], 'FaceColor',[0 0 0]);
rectangle('Position',[50 -96.875 3.125 3.125], 'FaceColor',[1 1 1]);
rectangle('Position',[53.125 -96.875 3.125 3.125], 'FaceColor',[0 0 0]);
rectangle('Position',[50 -100 3.125 3.125], 'FaceColor',[0 0 0]);
rectangle('Position',[53.125 -100 3.125 3.125], 'FaceColor',[0 0 0]);
rectangle('Position',[62.5 -96.875 3.125 3.125], 'FaceColor',[1 1 1]);
rectangle('Position',[65.625 -96.875 3.125 3.125], 'FaceColor',[1 1 1]);
rectangle('Position',[62.5 -100 3.125 3.125], 'FaceColor',[0 0 0]);
rectangle('Position',[65.625 -100 3.125 3.125], 'FaceColor',[0 0 0]);
rectangle('Position',[68.75 -96.875 3.125 3.125], 'FaceColor',[1 1 1]);
rectangle('Position',[71.875 -96.875 3.125 3.125], 'FaceColor',[1 1 1]);
rectangle('Position',[68.75 -100 3.125 3.125], 'FaceColor',[0 0 0]);
rectangle('Position',[71.875 -100 3.125 3.125], 'FaceColor',[0 0 0]);
rectangle('Position',[75 -78.125 3.125 3.125], 'FaceColor',[0 0 0]);
rectangle('Position',[78.125 -78.125 3.125 3.125], 'FaceColor',[0 0 0]);
rectangle('Position',[75 -81.25 3.125 3.125], 'FaceColor',[1 1 1]);
rectangle('Position',[78.125 -81.25 3.125 3.125], 'FaceColor',[1 1 1]);
rectangle('Position',[87.5 -78.125 3.125 3.125], 'FaceColor',[0 0 0]);
rectangle('Position',[90.625 -78.125 3.125 3.125], 'FaceColor',[0 0 0]);
rectangle('Position',[87.5 -81.25 3.125 3.125], 'FaceColor',[1 1 1]);
rectangle('Position',[90.625 -81.25 3.125 3.125], 'FaceColor',[1 1 1]);
rectangle('Position',[93.75 -78.125 3.125 3.125], 'FaceColor',[0 0 0]);
rectangle('Position',[96.875 -78.125 3.125 3.125], 'FaceColor',[0 0 0]);
rectangle('Position',[93.75 -81.25 3.125 3.125], 'FaceColor',[1 1 1]);
rectangle('Position',[96.875 -81.25 3.125 3.125], 'FaceColor',[0 0 0]);
rectangle('Position',[93.75 -84.375 3.125 3.125], 'FaceColor',[1 1 1]);
rectangle('Position',[96.875 -84.375 3.125 3.125], 'FaceColor',[0 0 0]);
rectangle('Position',[93.75 -87.5 3.125 3.125], 'FaceColor',[1 1 1]);
rectangle('Position',[96.875 -87.5 3.125 3.125], 'FaceColor',[0 0 0]);
rectangle('Position',[81.25 -90.625 3.125 3.125], 'FaceColor',[0 0 0]);
rectangle('Position',[84.375 -90.625 3.125 3.125], 'FaceColor',[0 0 0]);
rectangle('Position',[81.25 -93.75 3.125 3.125], 'FaceColor',[1 1 1]);
rectangle('Position',[84.375 -93.75 3.125 3.125], 'FaceColor',[1 1 1]);
rectangle('Position',[75 -96.875 3.125 3.125], 'FaceColor',[1 1 1]);
rectangle('Position',[78.125 -96.875 3.125 3.125], 'FaceColor',[1 1 1]);
rectangle('Position',[75 -100 3.125 3.125], 'FaceColor',[0 0 0]);
rectangle('Position',[78.125 -100 3.125 3.125], 'FaceColor',[0 0 0]);
rectangle('Position',[81.25 -96.875 3.125 3.125], 'FaceColor',[1 1 1]);
rectangle('Position',[84.375 -96.875 3.125 3.125], 'FaceColor',[1 1 1]);
rectangle('Position',[81.25 -100 3.125 3.125], 'FaceColor',[0 0 0]);
rectangle('Position',[84.375 -100 3.125 3.125], 'FaceColor',[0 0 0]);
rectangle('Position',[93.75 -90.625 3.125 3.125], 'FaceColor',[1 1 1]);
rectangle('Position',[96.875 -90.625 3.125 3.125], 'FaceColor',[0 0 0]);
rectangle('Position',[93.75 -93.75 3.125 3.125], 'FaceColor',[1 1 1]);
rectangle('Position',[96.875 -93.75 3.125 3.125], 'FaceColor',[0 0 0]);
rectangle('Position',[87.5 -96.875 3.125 3.125], 'FaceColor',[1 1 1]);
rectangle('Position',[90.625 -96.875 3.125 3.125], 'FaceColor',[1 1 1]);
rectangle('Position',[87.5 -100 3.125 3.125], 'FaceColor',[0 0 0]);
rectangle('Position',[90.625 -100 3.125 3.125], 'FaceColor',[0 0 0]);
rectangle('Position',[93.75 -96.875 3.125 3.125], 'FaceColor',[1 1 1]);
rectangle('Position',[96.875 -96.875 3.125 3.125], 'FaceColor',[0 0 0]);
rectangle('Position',[93.75 -100 3.125 3.125], 'FaceColor',[0 0 0]);
rectangle('Position',[96.875 -100 3.125 3.125], 'FaceColor',[0 0 0]);
X=[93.3333,87.5,84.375,81.25,78.125,78.125,81.25,84.375,85.625,85,84.375,81.25,75,68.75,65.625,62.5,61.25,59.375,56.25,50,43.75,37.5,31.25,25,18.75,15.625,12.5,9.375,9.375,9.375,12.5,12.5,12.5,12.5,9.375,9.375,9.375,6.66667,6.66667];
Y=[-6.66667,-12.5,-15.625,-18.75,-21.875,-25,-28.125,-31.25,-34.375,-37.5,-40.625,-43.75,-43.75,-50,-53.125,-56.25,-59.375,-62.5,-62.5,-62.5,-56.25,-50,-43.75,-40,-43.75,-46.875,-50,-53.125,-56.25,-59.375,-62.5,-65.625,-68.75,-75,-81.25,-84.375,-87.5,-93.3333,-93.3333];
hold on;
plot(X,Y,'r');
plot(X,Y,'bo');
legend('413.765','Location','southoutside');
